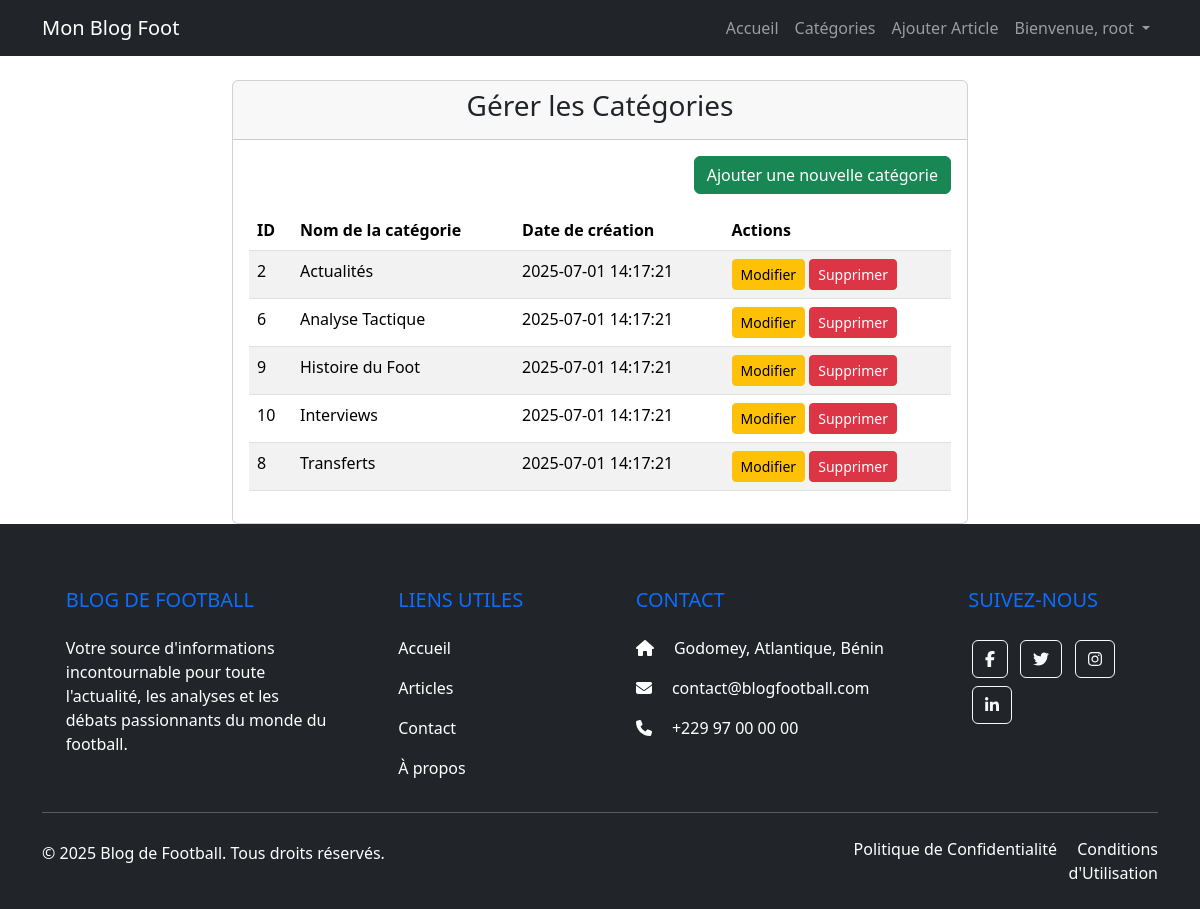
/admin/manage_categories.php (signed in), run on the app's committed database.
### tables this page shows
CREATE TABLE `categories` (
  `id` int(11) NOT NULL,
  `name` varchar(255) NOT NULL,
  `created_at` timestamp NOT NULL DEFAULT current_timestamp()
);

### admin/manage_categories.php (the view, shortened to what this page needs)
<?php
require_once '../config/db.php';
$categories = [];
try {
    $stmt = $pdo->query("SELECT id, name, created_at FROM categories ORDER BY name ASC");
    $categories = $stmt->fetchAll(PDO::FETCH_ASSOC);
} catch (PDOException $e) {
    $message = "<div class='alert alert-danger'>Erreur lors du chargement des catégories : " . $e->getMessage() . "</div>";
}
?>
<!DOCTYPE html>
<html lang="fr">
<head>
    <link href="https://cdn.jsdelivr.net/npm/bootstrap@5.3.3/dist/css/bootstrap.min.css" rel="stylesheet">
    <link rel="stylesheet" href="../css/style.css">
</head>
<body>
    <?php include '../includes/navbar.php'; ?>
    <div class="container mt-4">
        <div class="row justify-content-center">
            <div class="col-md-8">
                <div class="card">
                    <div class="card-header">
                        <h3 class="text-center">Gérer les Catégories</h3>
                    </div>
                    <div class="card-body">
                        <div class="d-flex justify-content-end mb-3">
                            <a href="add_edit_category.php" class="btn btn-success">Ajouter une nouvelle catégorie</a>
                        </div>
                        <?php if (empty($categories)): ?>
                            <div class="alert alert-info">Aucune catégorie trouvée.</div>
                        <?php else: ?>
                            <div class="table-responsive">
                                <table class="table table-striped table-hover">
                                    <thead>
                                        <tr>
                                            <th>ID</th>
                                            <th>Nom de la catégorie</th>
                                            <th>Date de création</th>
                                            <th>Actions</th>
                                        </tr>
                                    </thead>
                                    <tbody>
                                        <?php foreach ($categories as $category): ?>
                                            <tr>
                                                <td><?php echo htmlspecialchars($category['id']); ?></td>
                                                <td><?php echo htmlspecialchars($category['name']); ?></td>
                                                <td><?php echo htmlspecialchars($category['created_at']); ?></td>
                                                <td>
                                                    <a href="add_edit_category.php?id=<?php echo $category['id']; ?>" class="btn btn-sm btn-warning">Modifier</a>
                                                    <a href="manage_categories.php?action=delete&id=<?php echo $category['id']; ?>"
                                                       class="btn btn-sm btn-danger"
                                                       onclick="return confirm('Êtes-vous sûr de vouloir supprimer cette catégorie ?');">Supprimer</a>
                                                </td>
                                            </tr>
                                        <?php endforeach; ?>
                                    </tbody>
                                </table>
                            </div>
                        <?php endif; ?>
                    </div>
                </div>
            </div>
        </div>
    </div>
    <?php include '../includes/footer.php'; ?>
</body>
</html>

### includes/navbar.php (shortened to what this page needs)
<nav class="navbar navbar-expand-lg navbar-dark bg-dark">
    <div class="container">
        <a class="navbar-brand" href="/blog_football/">Mon Blog Foot</a>
        <div class="collapse navbar-collapse" id="navbarNav">
            <ul class="navbar-nav ms-auto">
                <li class="nav-item">
                    <a class="nav-link <?php echo (basename($_SERVER['PHP_SELF']) == 'index.php') ? 'active' : ''; ?>" aria-current="page" href="/blog_football/">Accueil</a>
                </li>
                <li class="nav-item">
                    <a class="nav-link" href="/blog_football/#">Catégories</a>
                </li>
                <?php if (isset($_SESSION['user_id'])):  ?>
                    <li class="nav-item">
                        <a class="nav-link" href="/blog_football/admin/create_article.php">Ajouter Article</a>
                    </li>
                    <li class="nav-item dropdown">
                        <a class="nav-link dropdown-toggle" href="#" id="navbarDropdown" role="button" data-bs-toggle="dropdown" aria-expanded="false">
                            Bienvenue, <?php echo htmlspecialchars($_SESSION['username']); ?>
                        </a>
                    </li>
                <?php endif; ?>
            </ul>
        </div>
    </div>
</nav>

### includes/footer.php (shortened to what this page needs)
<?php
$currentYear = date('Y');
?>
<footer class="bg-dark text-white pt-5 pb-4">
    <div class="container text-center text-md-start">
        <div class="row text-center text-md-start">
            <div class="col-md-3 col-lg-3 col-xl-3 mx-auto mt-3">
                <h5 class="text-uppercase mb-4 font-weight-bold text-primary">Blog de Football</h5>
                <p>Votre source d'informations incontournable pour toute l'actualité, les analyses et les débats passionnants du monde du football.</p>
            </div>
            <div class="col-md-2 col-lg-2 col-xl-2 mx-auto mt-3">
                <h5 class="text-uppercase mb-4 font-weight-bold text-primary">Liens Utiles</h5>
                <p>
                    <a href="/blog_football/index.php" class="text-white" style="text-decoration: none;">Accueil</a>
                </p>
                <p>
                    <a href="/blog_football/articles.php" class="text-white" style="text-decoration: none;">Articles</a>
                </p>
                <p>
                    <a href="/blog_football/contact.php" class="text-white" style="text-decoration: none;">Contact</a>
                </p>
                <p>
                    <a href="/blog_football/about.php" class="text-white" style="text-decoration: none;">À propos</a>
                </p>
            </div>
            <div class="col-md-4 col-lg-3 col-xl-3 mx-auto mt-3">
                <h5 class="text-uppercase mb-4 font-weight-bold text-primary">Contact</h5>
                <p>
                    <i class="fas fa-home me-3"></i> Godomey, Atlantique, Bénin
                </p>
                <p>
                    <i class="fas fa-envelope me-3"></i> contact@blogfootball.com
                </p>
                <p>
                    <i class="fas fa-phone me-3"></i> +229 97 00 00 00
                </p>
            </div>
            <div class="col-md-3 col-lg-2 col-xl-2 mx-auto mt-3">
                <h5 class="text-uppercase mb-4 font-weight-bold text-primary">Suivez-nous</h5>
                <a href="#" class="btn btn-outline-light btn-floating m-1" role="button">
                    <i class="fab fa-facebook-f"></i>
                </a>
                <a href="#" class="btn btn-outline-light btn-floating m-1" role="button">
                    <i class="fab fa-twitter"></i>
                </a>
                <a href="#" class="btn btn-outline-light btn-floating m-1" role="button">
                    <i class="fab fa-instagram"></i>
                </a>
                <a href="#" class="btn btn-outline-light btn-floating m-1" role="button">
                    <i class="fab fa-linkedin-in"></i>
                </a>
            </div>
        </div>
        <hr class="mb-4">
        <div class="row align-items-center">
            <div class="col-md-7 col-lg-8">
                <p class="text-center text-md-start">
                    © <?php echo $currentYear; ?> Blog de Football. Tous droits réservés.
                </p>
            </div>
            <div class="col-md-5 col-lg-4">
                <div class="text-center text-md-end">
                    <a href="/blog_football/pages/privacy.php" class="text-white me-3" style="text-decoration: none;">Politique de Confidentialité</a>
                    <a href="/blog_football/pages/terms.php" class="text-white" style="text-decoration: none;">Conditions d'Utilisation</a>
                </div>
            </div>
        </div>
    </div>
</footer>

### data on the page
categories: id "2", name "Actualités", created_at "2025-07-01 14:17:21"
categories: id "6", name "Analyse Tactique", created_at "2025-07-01 14:17:21"
categories: id "9", name "Histoire du Foot", created_at "2025-07-01 14:17:21"
categories: id "10", name "Interviews", created_at "2025-07-01 14:17:21"
categories: id "8", name "Transferts", created_at "2025-07-01 14:17:21"

### other printed values
$_SESSION['username'] "root"
